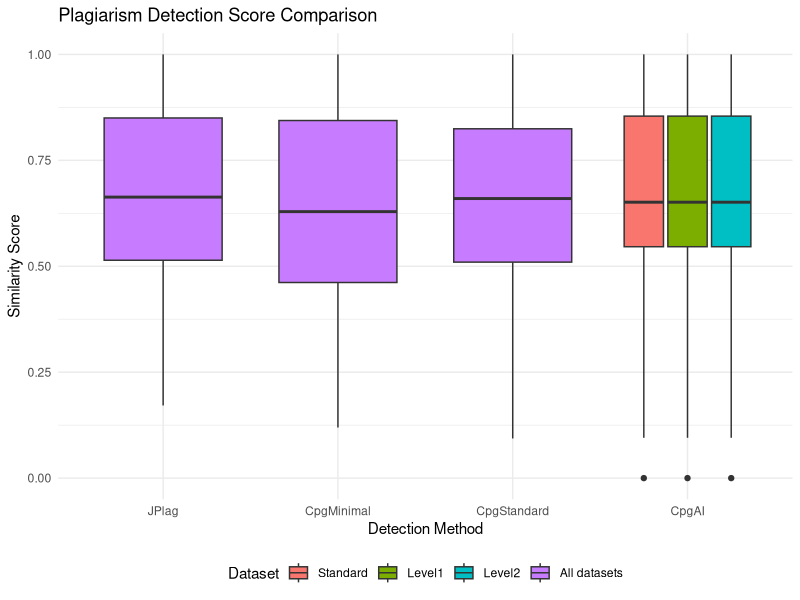
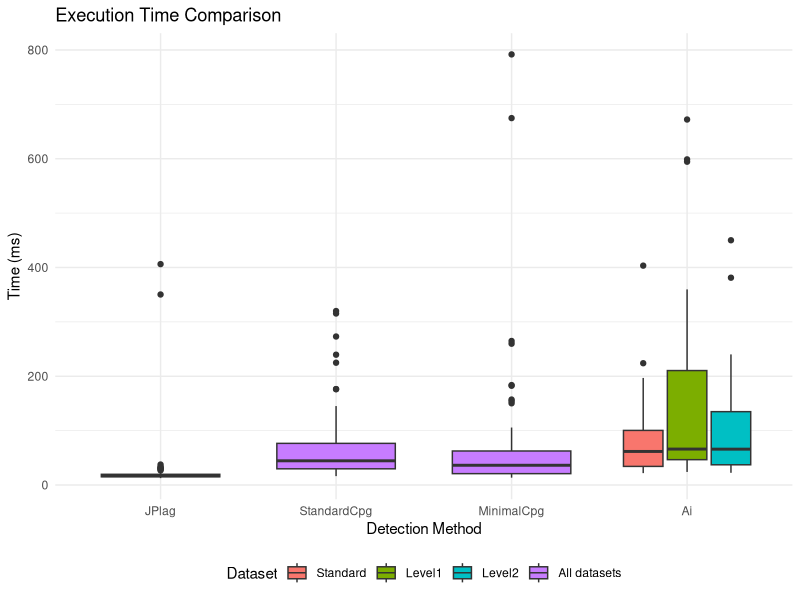
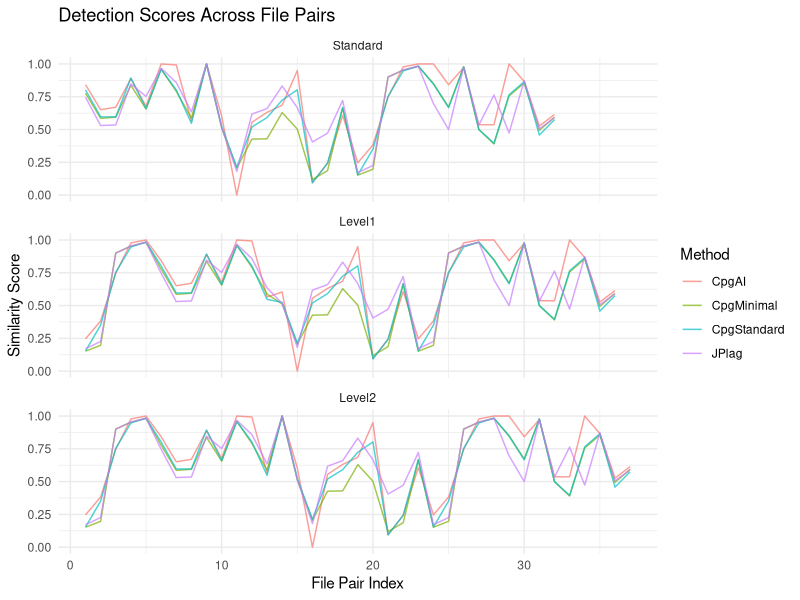

Here is the R script that generated these plots, in order:
#@author Anthropic Claude Sonnet 4.5

# Load required libraries
library(ggplot2)
library(dplyr)
library(tidyr)
library(gridExtra)

# Read the data
data <- read.csv("results/AI_plagiarism_results_Standard.csv")
data1 <- read.csv("results/AI_plagiarism_results_Level1.csv")
data2 <- read.csv("results/AI_plagiarism_results_Level2.csv")

# Add dataset identifier to each dataframe
data$Dataset <- "Standard"
data1$Dataset <- "Level1"
data2$Dataset <- "Level2"

# Combine all datasets
combined_data <- bind_rows(data, data1, data2)

# 1. Comparison of Detection Methods (Box Plot) with all datasets
detection_comparison <- combined_data %>%
  select(JPlag, CpgMinimal, CpgStandard, CpgAI, Dataset) %>%
  pivot_longer(cols = c(JPlag, CpgMinimal, CpgStandard, CpgAI),
               names_to = "Method",
               values_to = "Score") %>%
  mutate(
    DatasetPlot = if_else(Method %in% c("JPlag", "CpgMinimal", "CpgStandard"),
                          "All datasets",
                          Dataset),
    Method = factor(Method, levels = c("JPlag", "CpgMinimal", "CpgStandard", "CpgAI")),
    DatasetPlot = factor(DatasetPlot, levels = c("Standard", "Level1", "Level2", "All datasets"))
  ) %>%
  distinct(Method, Score, DatasetPlot, .keep_all = TRUE)

p1 <- ggplot(detection_comparison, aes(x = Method, y = Score, fill = DatasetPlot)) +
  geom_boxplot() +
  labs(title = "Plagiarism Detection Score Comparison",
       x = "Detection Method",
       y = "Similarity Score",
       fill = "Dataset") +
  theme_minimal() +
  theme(legend.position = "bottom")




# 2. Performance Time Comparison (Box Plot) with all datasets
time_comparison <- combined_data %>%
  select(TimeJPlag.ms., TimeStandardCpg.ms., TimeMinimalCpg.ms., TimeAi.ms., Dataset) %>%
  pivot_longer(cols = starts_with("Time"),
               names_to = "Method",
               values_to = "Time") %>%
  mutate(
    Method = gsub("Time", "", Method),
    Method = gsub("\\.ms\\.", "", Method),
    DatasetPlot = if_else(Method %in% c("JPlag", "StandardCpg", "MinimalCpg"),
                          "All datasets",
                          Dataset),
    Method = factor(Method, levels = c("JPlag", "StandardCpg", "MinimalCpg", "Ai")),
    DatasetPlot = factor(DatasetPlot, levels = c("Standard", "Level1", "Level2", "All datasets"))
  ) %>%
  distinct(Method, Time, DatasetPlot, .keep_all = TRUE)
p2 <- ggplot(time_comparison, aes(x = Method, y = Time, fill = DatasetPlot)) +
  geom_boxplot() +
  labs(title = "Execution Time Comparison",
       x = "Detection Method",
       y = "Time (ms)",
       fill = "Dataset") +
  theme_minimal() +
  theme(legend.position = "bottom")



# 5. Line Plot: Method Performance Across File Pairs (per dataset)
line_data <- combined_data %>%
  group_by(Dataset) %>%
  mutate(Pair = row_number()) %>%
  ungroup() %>%
  select(Pair, JPlag, CpgMinimal, CpgStandard, CpgAI, Dataset) %>%
  pivot_longer(cols = c(JPlag, CpgMinimal, CpgStandard, CpgAI),
               names_to = "Method",
               values_to = "Score") %>%
  mutate(Dataset = factor(Dataset, levels = c("Standard", "Level1", "Level2")))

p5 <- ggplot(line_data, aes(x = Pair, y = Score, color = Method)) +
  geom_line(alpha = 0.7) +
  facet_wrap(~Dataset, ncol = 1) +
  labs(title = "Detection Scores Across File Pairs",
       x = "File Pair Index",
       y = "Similarity Score") +
  theme_minimal()



# Save all plots
ggsave("plagiarism_comparison.png", p1, width = 10, height = 6)
ggsave("time_comparison.png", p2, width = 10, height = 6)
ggsave("scores_across_pairs.png", p5, width = 12, height = 8)


# Summary statistics for Detection Score Comparison (Plot #1)
detection_stats <- detection_comparison %>%
  group_by(Method, DatasetPlot) %>%
  summarise(
    Mean = mean(Score, na.rm = TRUE),
    Median = median(Score, na.rm = TRUE),
    SD = sd(Score, na.rm = TRUE),
    Min = min(Score, na.rm = TRUE),
    Max = max(Score, na.rm = TRUE),
    N = n(),
    .groups = "drop"
  ) %>%
  arrange(Method, DatasetPlot)
print("Detection Score Statistics:")
print(detection_stats)
write.csv(detection_stats, "detection_score_statistics.csv", row.names = FALSE)
# Summary statistics for Execution Time Comparison (Plot #2)
time_stats <- time_comparison %>%
  group_by(Method, DatasetPlot) %>%
  summarise(
    Mean = mean(Time, na.rm = TRUE),
    Median = median(Time, na.rm = TRUE),
    SD = sd(Time, na.rm = TRUE),
    Min = min(Time, na.rm = TRUE),
    Max = max(Time, na.rm = TRUE),
    N = n(),
    .groups = "drop"
  ) %>%
  arrange(Method, DatasetPlot)
print("Execution Time Statistics:")
print(time_stats)
write.csv(time_stats, "execution_time_statistics.csv", row.names = FALSE)



print("All diagrams have been created and saved!")
